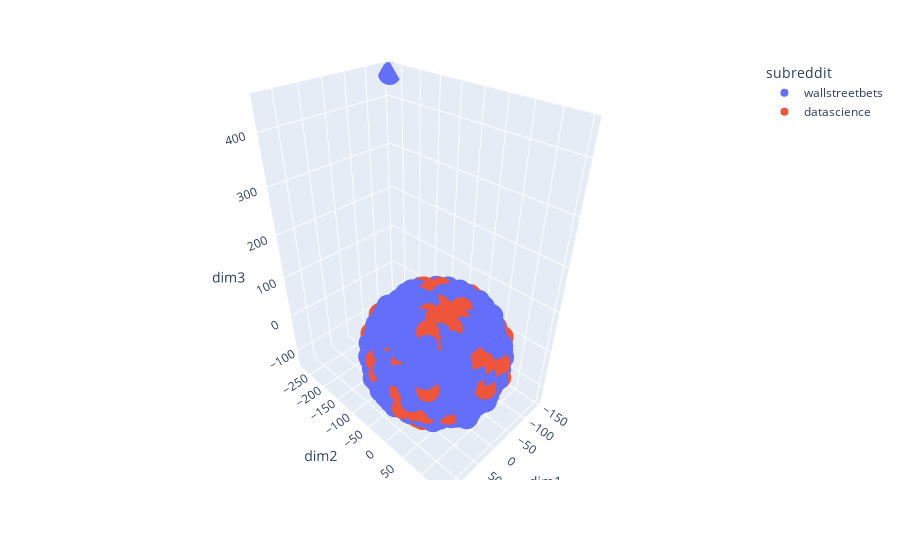

Here is the notebook cell this chart was saved with:
### Code cell
tsne_viz_3d_interactive_with_index(df2, 3, stop='english')

### Figure 1 — Plotly figure (JSON) as saved in the notebook; plotly's stock layout.template omitted (floating-point values rounded to 4 significant figures; data arrays with more than 128 entries replaced by an {"elided": "..."} marker saying what was removed)
{"data": [{"customdata": {"elided": "735x1 int values"}, "hovertemplate": "subreddit=wallstreetbets<br>dim1=%{x}<br>dim2=%{y}<br>dim3=%{z}<br>index=%{customdata[0]}<extra></extra>", "legendgroup": "wallstreetbets", "marker": {"color": "#636efa", "symbol": "circle"}, "mode": "markers", "name": "wallstreetbets", "scene": "scene", "showlegend": true, "type": "scatter3d", "x": {"elided": "735 float values"}, "y": {"elided": "735 float values"}, "z": {"elided": "735 float values"}}, {"customdata": {"elided": "856x1 int values"}, "hovertemplate": "subreddit=datascience<br>dim1=%{x}<br>dim2=%{y}<br>dim3=%{z}<br>index=%{customdata[0]}<extra></extra>", "legendgroup": "datascience", "marker": {"color": "#EF553B", "symbol": "circle"}, "mode": "markers", "name": "datascience", "scene": "scene", "showlegend": true, "type": "scatter3d", "x": {"elided": "856 float values"}, "y": {"elided": "856 float values"}, "z": {"elided": "856 float values"}}], "layout": {"legend": {"title": {"text": "subreddit"}, "tracegroupgap": 0}, "margin": {"t": 60}, "scene": {"domain": {"x": [0, 1], "y": [0, 1]}, "xaxis": {"title": {"text": "dim1"}}, "yaxis": {"title": {"text": "dim2"}}, "zaxis": {"title": {"text": "dim3"}}}}}
